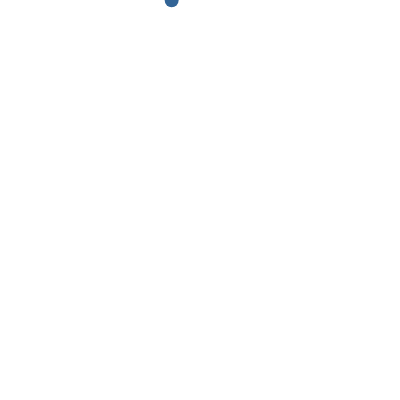
Frame 1 (no input)
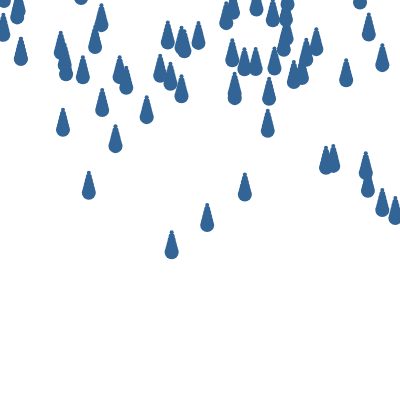
Frame 60 (no input)
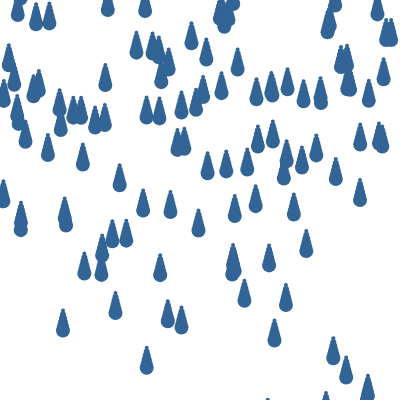
Frame 120 (the mouse pressed at the canvas centre since frame 60)

The p5.js sketch that drew these frames (run headless with seeded random() and noise() and a simulated clock; from frame 60 on, the mouse is pressed at the canvas centre):

// p5.js sketch
// ── sketch.js
let drops = new Array(1000);
let totalDrops = 0;

function setup() {
	createCanvas(400, 400);
	for(let i = 0; i < drops.length; i++) {
		drops[i] = new Drop();
	}
	//frameRate(30);
}

function draw() {
	background(255);

	// Initialize one drop
	drops[totalDrops] = new Drop();

	// Increment totalDrops
	totalDrops++

	// if we hit the end of the array
	if (totalDrops > drops.length) {
		totalDrops = 0; // Start over
	}

	// We only want to display totalDrops
	for(let i = 0; i < totalDrops; i++) {
		drops[i].move();
		drops[i].display();
	}
}

class Drop {
	constructor() {
		this.w = 8;
		this.x = random(width);
		this.y = -this.w * 4; // a little above the window
		this.speed = random(1, 5);
		this.c = color(50, 100, 150);
	}

	move() {
		this.y += this.speed;
	}

	reachedBottom() {
		if (this.y > height + this.w * 4) {
			return true;
		} else {
			return false;
		}
	}

	display() {
		// fill(this.c);
		// noStroke();
		//ellipse(this.x, this.y, this.w);
		noStroke();
		fill(this.c);
		for(let i = 2; i < this.w; i++) {
			ellipse(this.x, this.y+i*4, i*2, i*2)
		}
	}
}
